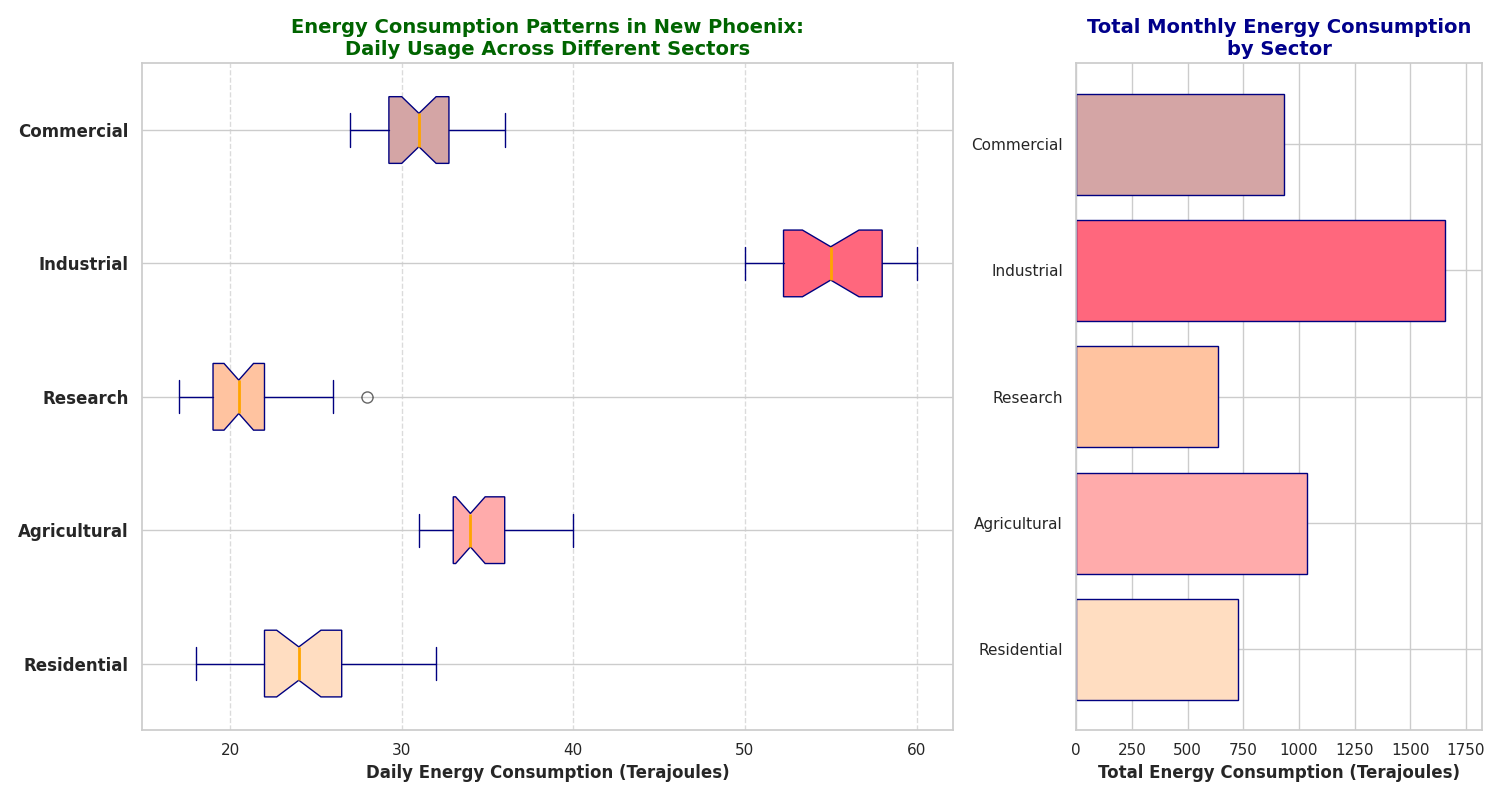

Recreate this plot in Python.
import matplotlib.pyplot as plt
import numpy as np

# Shuffled data representing daily energy consumption (in terajoules) over a month for each sector
residential = [24, 30, 23, 22, 27, 32, 22, 23, 19, 24, 25, 21, 21, 23, 24, 24, 29, 25, 30, 18, 28, 23, 21, 22, 23, 24, 28, 27, 22, 24]
agricultural = [34, 38, 39, 34, 31, 38, 37, 34, 35, 32, 36, 38, 33, 31, 33, 34, 32, 40, 36, 37, 35, 34, 33, 32, 31, 35, 36, 34, 33, 32]
research = [20, 25, 20, 21, 22, 17, 18, 19, 18, 24, 23, 26, 20, 21, 18, 19, 22, 21, 20, 19, 25, 26, 21, 22, 20, 19, 28, 22, 20, 19]
industrial = [51, 58, 52, 52, 51, 58, 60, 59, 57, 56, 53, 52, 53, 55, 50, 51, 55, 58, 60, 57, 56, 58, 59, 60, 55, 53, 52, 54, 55, 56]
commercial = [29, 34, 32, 31, 29, 32, 31, 30, 33, 34, 28, 29, 27, 30, 31, 32, 36, 34, 33, 35, 31, 30, 29, 32, 34, 30, 29, 28, 31, 30]

total_consumption = [sum(residential), sum(agricultural), sum(research), sum(industrial), sum(commercial)]

sectors = ["Residential", "Agricultural", "Research", "Industrial", "Commercial"]

fig, axs = plt.subplots(1, 2, figsize=(15, 8), gridspec_kw={'width_ratios': [2, 1]})

box = axs[0].boxplot([residential, agricultural, research, industrial, commercial], vert=False, patch_artist=True, notch=True,
                     boxprops=dict(facecolor='lightblue', color='navy'),
                     whiskerprops=dict(color='navy'),
                     capprops=dict(color='navy'),
                     flierprops=dict(marker='o', color='red', markersize=8, alpha=0.6),
                     medianprops=dict(color='orange', linewidth=2))

colors = ['#FFDDC1', '#FFABAB', '#FFC3A0', '#FF677D', '#D4A5A5']
for patch, color in zip(box['boxes'], colors):
    patch.set_facecolor(color)

axs[0].set_title('Energy Consumption Patterns in New Phoenix:\nDaily Usage Across Different Sectors', fontsize=14, fontweight='bold', color='darkgreen')
axs[0].set_xlabel('Daily Energy Consumption (Terajoules)', fontsize=12, fontweight='bold')
axs[0].set_yticks(np.arange(1, len(sectors) + 1))
axs[0].set_yticklabels(sectors, fontsize=12, fontweight='bold')
axs[0].grid(axis='x', linestyle='--', alpha=0.7)

axs[1].barh(sectors, total_consumption, color=colors, edgecolor='navy')
axs[1].set_title('Total Monthly Energy Consumption\nby Sector', fontsize=14, fontweight='bold', color='darkblue')
axs[1].set_xlabel('Total Energy Consumption (Terajoules)', fontsize=12, fontweight='bold')
axs[1].set_xlim(0, max(total_consumption) * 1.1)

plt.tight_layout()
plt.show()
